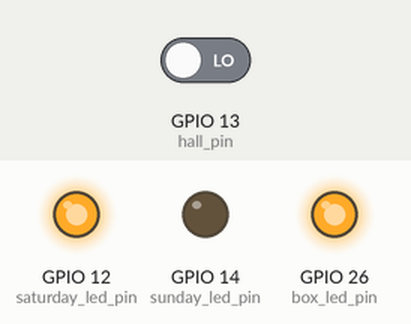
Recording of a sketch running on a simulated ESP32. Parts: output pins drawn as LEDs (lit = HIGH). The inputs (shaded band) are chosen by the test bench; at power-on: GPIO 13 (hall_pin) LOW. What the sketch prints to the serial monitor is not drawn.

Above: at 1.2 s.
1.3 s: GPIO 13 (hall_pin) driven HIGH
At 1.6 s:
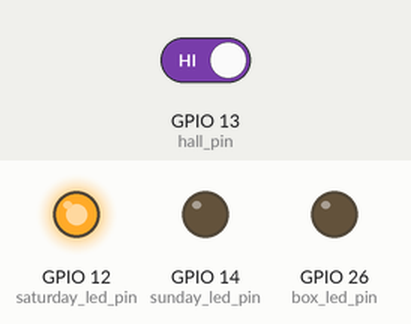
Timing chart, 0 to 19.6 s (numbered marks = the images above; inputs shaded):
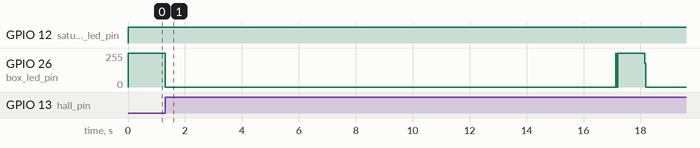

The sketch:

test_code.ino
```cpp
#include <Arduino.h>

class SimpleTime {
public:
    String day;  // "Sunday", "Monday", ..., "Saturday"
    int hour;
    int minute;

    SimpleTime(String d, int h, int m) : day(d), hour(h), minute(m) {}

    void incrementHour() {
        hour++;
        if (hour >= 24) {
            hour = 0;
            incrementDay();
        }
    }
    void incrementDay() {
        if (day == "Sunday") day = "Monday";
        else if (day == "Monday") day = "Tuesday";
        else if (day == "Tuesday") day = "Wednesday";
        else if (day == "Wednesday") day = "Thursday";
        else if (day == "Thursday") day = "Friday";
        else if (day == "Friday") day = "Saturday";
        else if (day == "Saturday") day = "Sunday";
    }
};

int hall_pin = 13;
int box_led_pin = 26;
int saturday_led_pin = 12;
int sunday_led_pin = 14;
//SWITCH THESE

unsigned long previousMillis = 0; // will store last time the hour was updated

bool boxOpened = false;

SimpleTime currentTime("Saturday", 0, 0); // Saturday, 00:00

void setup() {
  pinMode(hall_pin, INPUT);
  pinMode(box_led_pin, OUTPUT);
  pinMode(saturday_led_pin, OUTPUT);
  pinMode(sunday_led_pin, OUTPUT);
  Serial.begin(9600);
}

void simulateHourlyIncrement() {
    unsigned long currentMillis = millis();
    if (currentMillis - previousMillis >= 1000) { // 1 second
        previousMillis = currentMillis;
        currentTime.incrementHour();

        Serial.print(currentTime.hour);
        Serial.println(currentTime.day);

    }
}

void loop() {
  int pinValue = digitalRead(hall_pin);
  simulateHourlyIncrement();

  if (pinValue == 1) {
        digitalWrite(box_led_pin, LOW);
        boxOpened = true;

    }

    // Reset boxOpened flag at 00:00 or 17:00
    if ((currentTime.hour == 0 || currentTime.hour == 17) && currentTime.minute == 0) {
        boxOpened = false;
    }

    // Turn the box light on at 00:00 or 17:00 if it hasn't been opened
    if (!boxOpened) {
        digitalWrite(box_led_pin, HIGH);
    }

  // Control Saturday and Sunday LEDs
  digitalWrite(saturday_led_pin, (currentTime.day == "Saturday") ? HIGH : LOW);
  digitalWrite(sunday_led_pin, (currentTime.day == "Sunday") ? HIGH : LOW);

  delay(10);
}
```

Measured:
- after the input at 1.3 s, GPIO 26 (box_led_pin): 255/255 → 0/255 at once, → 255/255 15.8 s later, → 0/255 1.0 s later
